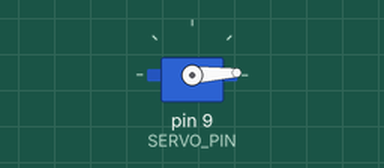
A program run on a simulated Arduino Mega 2560, built with avr-gcc and run on an emulated ATmega2560. Parts: servo. What the program prints to the serial monitor is not drawn.

Above: at 0.05 s.
At 1.3 s:
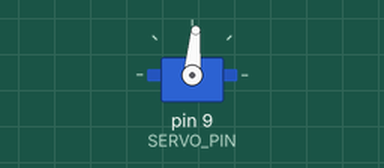
At 2.6 s:
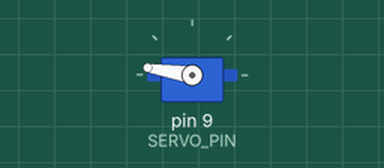
At 5.2 s:
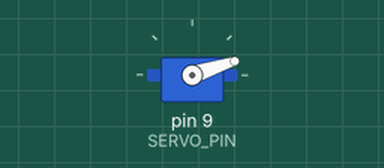
Timing chart, 0 to 7.1 s (numbered marks = the images above):
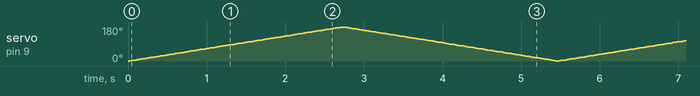

The program:

main.cpp
```cpp
#include <Servo.h>
#include "config.h"

#define SERVO_PIN 9

Servo myservo;  // create servo object to control a servo

void setup() {
  Serial.begin(9600);

  // Attach the servo on pin 9 to the servo object:
  myservo.attach(SERVO_PIN);

  Serial.println("Servo Sweep Example");
}

void loop() {
  // Sweep from 0 degrees to 180 degrees
  for (int pos = 0; pos <= 180; pos += 1) {
    myservo.write(pos);              // tell servo to go to position in variable 'pos'
    delay(15);                       // waits 15ms for the servo to reach the position
  }

  // Sweep from 180 degrees to 0 degrees
  for (int pos = 180; pos >= 0; pos -= 1) {
    myservo.write(pos);              // tell servo to go to position in variable 'pos'
    delay(15);                       // waits 15ms for the servo to reach the position
  }
}
```

config.h
```cpp
// Configuration defines
#define SERVO_PIN 9
```
